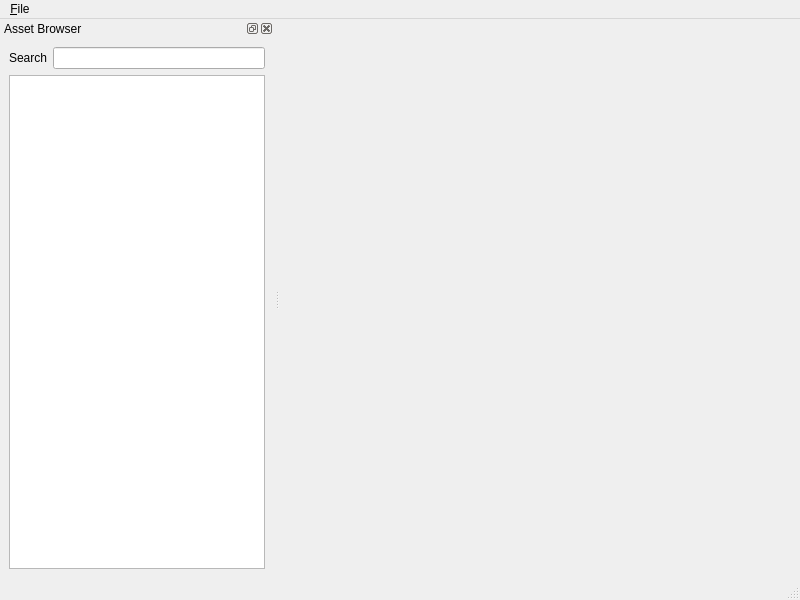
<?xml version="1.0" encoding="UTF-8"?>
<ui version="4.0">
 <class>MainWindow</class>
 <widget class="QMainWindow" name="MainWindow">
  <property name="geometry">
   <rect>
    <x>0</x>
    <y>0</y>
    <width>800</width>
    <height>600</height>
   </rect>
  </property>
  <property name="windowTitle">
   <string>MainWindow</string>
  </property>
  <widget class="QWidget" name="centralwidget"/>
  <widget class="QMenuBar" name="menubar">
   <property name="geometry">
    <rect>
     <x>0</x>
     <y>0</y>
     <width>800</width>
     <height>22</height>
    </rect>
   </property>
   <widget class="QMenu" name="menu_File">
    <property name="title">
     <string>&amp;File</string>
    </property>
    <addaction name="actionE_xit"/>
   </widget>
   <addaction name="menu_File"/>
  </widget>
  <widget class="QStatusBar" name="statusbar"/>
  <widget class="QDockWidget" name="dockWidget">
   <property name="windowTitle">
    <string>Asset Browser</string>
   </property>
   <attribute name="dockWidgetArea">
    <number>1</number>
   </attribute>
   <widget class="QWidget" name="dockWidgetContents">
    <layout class="QGridLayout" name="gridLayout">
     <item row="0" column="0">
      <widget class="QLabel" name="label">
       <property name="text">
        <string>Search</string>
       </property>
      </widget>
     </item>
     <item row="0" column="1">
      <widget class="QLineEdit" name="lineEdit"/>
     </item>
     <item row="1" column="0" colspan="2">
      <widget class="QTreeView" name="treeView"/>
     </item>
    </layout>
   </widget>
  </widget>
  <action name="actionE_xit">
   <property name="text">
    <string>E&amp;xit</string>
   </property>
  </action>
 </widget>
 <resources/>
 <connections/>
</ui>
